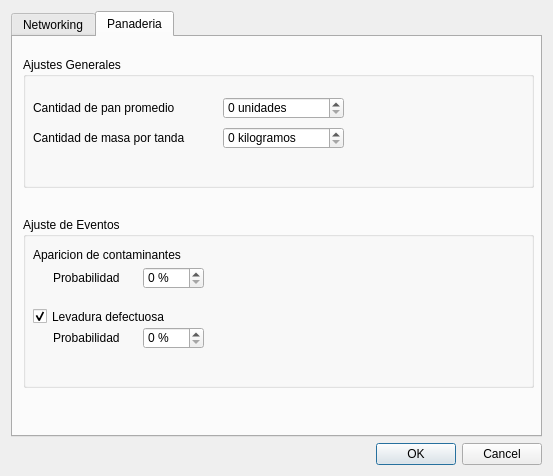
<?xml version="1.0" encoding="UTF-8"?>
<ui version="4.0">
 <class>PreferencesPanel</class>
 <widget class="QDialog" name="PreferencesPanel">
  <property name="geometry">
   <rect>
    <x>0</x>
    <y>0</y>
    <width>553</width>
    <height>476</height>
   </rect>
  </property>
  <property name="minimumSize">
   <size>
    <width>553</width>
    <height>476</height>
   </size>
  </property>
  <property name="maximumSize">
   <size>
    <width>553</width>
    <height>476</height>
   </size>
  </property>
  <property name="windowTitle">
   <string>Preferencias</string>
  </property>
  <property name="modal">
   <bool>true</bool>
  </property>
  <layout class="QVBoxLayout" name="verticalLayout_2">
   <item>
    <layout class="QVBoxLayout" name="verticalLayout">
     <item>
      <widget class="QTabWidget" name="tabWidget">
       <property name="currentIndex">
        <number>1</number>
       </property>
       <widget class="QWidget" name="networkingTab">
        <attribute name="title">
         <string>Networking</string>
        </attribute>
        <widget class="QGroupBox" name="apiGBox">
         <property name="geometry">
          <rect>
           <x>10</x>
           <y>10</y>
           <width>511</width>
           <height>91</height>
          </rect>
         </property>
         <property name="title">
          <string>API Web Host</string>
         </property>
         <widget class="QLabel" name="title5">
          <property name="geometry">
           <rect>
            <x>20</x>
            <y>30</y>
            <width>71</width>
            <height>16</height>
           </rect>
          </property>
          <property name="text">
           <string>Host URL</string>
          </property>
         </widget>
         <widget class="QLineEdit" name="apiHostUrl">
          <property name="geometry">
           <rect>
            <x>20</x>
            <y>50</y>
            <width>291</width>
            <height>21</height>
           </rect>
          </property>
          <property name="text">
           <string/>
          </property>
         </widget>
        </widget>
        <widget class="QGroupBox" name="dbGBox">
         <property name="geometry">
          <rect>
           <x>10</x>
           <y>120</y>
           <width>511</width>
           <height>241</height>
          </rect>
         </property>
         <property name="title">
          <string>Base de Datos</string>
         </property>
         <widget class="QLabel" name="title1">
          <property name="geometry">
           <rect>
            <x>20</x>
            <y>30</y>
            <width>71</width>
            <height>16</height>
           </rect>
          </property>
          <property name="text">
           <string>Host URL</string>
          </property>
         </widget>
         <widget class="QLineEdit" name="dbHostUrl">
          <property name="geometry">
           <rect>
            <x>20</x>
            <y>50</y>
            <width>291</width>
            <height>21</height>
           </rect>
          </property>
         </widget>
         <widget class="QLabel" name="title2">
          <property name="geometry">
           <rect>
            <x>20</x>
            <y>80</y>
            <width>161</width>
            <height>16</height>
           </rect>
          </property>
          <property name="text">
           <string>Nombre base de datos</string>
          </property>
         </widget>
         <widget class="QLineEdit" name="dbName">
          <property name="geometry">
           <rect>
            <x>20</x>
            <y>100</y>
            <width>111</width>
            <height>21</height>
           </rect>
          </property>
         </widget>
         <widget class="QLabel" name="title3">
          <property name="geometry">
           <rect>
            <x>20</x>
            <y>130</y>
            <width>81</width>
            <height>16</height>
           </rect>
          </property>
          <property name="text">
           <string>Usuario</string>
          </property>
         </widget>
         <widget class="QLineEdit" name="dbUserName">
          <property name="geometry">
           <rect>
            <x>20</x>
            <y>150</y>
            <width>111</width>
            <height>21</height>
           </rect>
          </property>
         </widget>
         <widget class="QLabel" name="title4">
          <property name="geometry">
           <rect>
            <x>20</x>
            <y>180</y>
            <width>81</width>
            <height>16</height>
           </rect>
          </property>
          <property name="text">
           <string>Contrasena</string>
          </property>
         </widget>
         <widget class="QLineEdit" name="dbPassword">
          <property name="geometry">
           <rect>
            <x>20</x>
            <y>200</y>
            <width>111</width>
            <height>21</height>
           </rect>
          </property>
          <property name="echoMode">
           <enum>QLineEdit::Password</enum>
          </property>
         </widget>
        </widget>
       </widget>
       <widget class="QWidget" name="bakerySettings">
        <attribute name="title">
         <string>Panaderia</string>
        </attribute>
        <widget class="QGroupBox" name="generalSettingsGBox">
         <property name="geometry">
          <rect>
           <x>10</x>
           <y>20</y>
           <width>511</width>
           <height>131</height>
          </rect>
         </property>
         <property name="title">
          <string>Ajustes Generales</string>
         </property>
         <widget class="QLabel" name="title6">
          <property name="geometry">
           <rect>
            <x>10</x>
            <y>40</y>
            <width>181</width>
            <height>21</height>
           </rect>
          </property>
          <property name="text">
           <string>Cantidad de pan promedio</string>
          </property>
         </widget>
         <widget class="QSpinBox" name="averageBreadSP">
          <property name="geometry">
           <rect>
            <x>200</x>
            <y>40</y>
            <width>121</width>
            <height>22</height>
           </rect>
          </property>
          <property name="suffix">
           <string> unidades</string>
          </property>
         </widget>
         <widget class="QLabel" name="title7">
          <property name="geometry">
           <rect>
            <x>10</x>
            <y>70</y>
            <width>191</width>
            <height>21</height>
           </rect>
          </property>
          <property name="text">
           <string>Cantidad de masa por tanda</string>
          </property>
         </widget>
         <widget class="QSpinBox" name="doughPerBatchSP">
          <property name="geometry">
           <rect>
            <x>200</x>
            <y>70</y>
            <width>121</width>
            <height>22</height>
           </rect>
          </property>
          <property name="suffix">
           <string> kilogramos</string>
          </property>
         </widget>
        </widget>
        <widget class="QGroupBox" name="eventSettingsGBox">
         <property name="geometry">
          <rect>
           <x>10</x>
           <y>180</y>
           <width>511</width>
           <height>171</height>
          </rect>
         </property>
         <property name="title">
          <string>Ajuste de Eventos</string>
         </property>
         <widget class="QSpinBox" name="badDoughProbabilitySP">
          <property name="geometry">
           <rect>
            <x>120</x>
            <y>110</y>
            <width>61</width>
            <height>22</height>
           </rect>
          </property>
          <property name="suffix">
           <string> %</string>
          </property>
         </widget>
         <widget class="QCheckBox" name="badDoughCB">
          <property name="geometry">
           <rect>
            <x>10</x>
            <y>90</y>
            <width>171</width>
            <height>19</height>
           </rect>
          </property>
          <property name="text">
           <string>Levadura defectuosa</string>
          </property>
          <property name="checked">
           <bool>true</bool>
          </property>
         </widget>
         <widget class="QLabel" name="title8">
          <property name="geometry">
           <rect>
            <x>30</x>
            <y>110</y>
            <width>91</width>
            <height>21</height>
           </rect>
          </property>
          <property name="text">
           <string>Probabilidad</string>
          </property>
         </widget>
         <widget class="QLabel" name="title9">
          <property name="geometry">
           <rect>
            <x>10</x>
            <y>30</y>
            <width>191</width>
            <height>16</height>
           </rect>
          </property>
          <property name="text">
           <string>Aparicion de contaminantes</string>
          </property>
         </widget>
         <widget class="QSpinBox" name="pollutantsProbabilitySP">
          <property name="geometry">
           <rect>
            <x>120</x>
            <y>50</y>
            <width>61</width>
            <height>22</height>
           </rect>
          </property>
          <property name="showGroupSeparator" stdset="0">
           <bool>false</bool>
          </property>
          <property name="suffix">
           <string> %</string>
          </property>
          <property name="displayIntegerBase">
           <number>10</number>
          </property>
         </widget>
         <widget class="QLabel" name="title10">
          <property name="geometry">
           <rect>
            <x>30</x>
            <y>50</y>
            <width>91</width>
            <height>21</height>
           </rect>
          </property>
          <property name="text">
           <string>Probabilidad</string>
          </property>
         </widget>
        </widget>
       </widget>
      </widget>
     </item>
    </layout>
   </item>
   <item>
    <widget class="QDialogButtonBox" name="buttonBox">
     <property name="standardButtons">
      <set>QDialogButtonBox::Cancel|QDialogButtonBox::Ok</set>
     </property>
    </widget>
   </item>
  </layout>
 </widget>
 <resources/>
 <connections/>
</ui>
